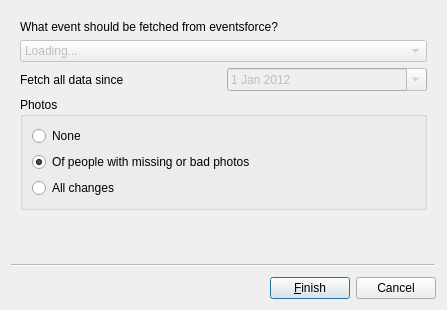
<?xml version="1.0" encoding="UTF-8"?>
<ui version="4.0">
 <class>LoadPeopleWizard</class>
 <widget class="QWizard" name="LoadPeopleWizard">
  <property name="windowModality">
   <enum>Qt::WindowModal</enum>
  </property>
  <property name="geometry">
   <rect>
    <x>0</x>
    <y>0</y>
    <width>447</width>
    <height>310</height>
   </rect>
  </property>
  <property name="windowTitle">
   <string>Load data from eventsforce</string>
  </property>
  <property name="sizeGripEnabled">
   <bool>false</bool>
  </property>
  <property name="modal">
   <bool>true</bool>
  </property>
  <property name="wizardStyle">
   <enum>QWizard::ClassicStyle</enum>
  </property>
  <property name="options">
   <set>QWizard::NoBackButtonOnStartPage</set>
  </property>
  <widget class="QWizardPage" name="wizardPage1">
   <attribute name="pageId">
    <string notr="true">2</string>
   </attribute>
   <layout class="QVBoxLayout" name="verticalLayout">
    <item>
     <widget class="QLabel" name="label">
      <property name="text">
       <string>What event should be fetched from eventsforce?</string>
      </property>
     </widget>
    </item>
    <item>
     <widget class="QComboBox" name="fetch_event">
      <property name="enabled">
       <bool>false</bool>
      </property>
      <item>
       <property name="text">
        <string>Loading...</string>
       </property>
      </item>
     </widget>
    </item>
    <item>
     <layout class="QHBoxLayout" name="horizontalLayout">
      <property name="topMargin">
       <number>0</number>
      </property>
      <item>
       <widget class="QLabel" name="label_5">
        <property name="text">
         <string>Fetch all data since</string>
        </property>
       </widget>
      </item>
      <item>
       <widget class="QDateEdit" name="fetch_since">
        <property name="enabled">
         <bool>false</bool>
        </property>
        <property name="date">
         <date>
          <year>2012</year>
          <month>1</month>
          <day>1</day>
         </date>
        </property>
        <property name="calendarPopup">
         <bool>true</bool>
        </property>
       </widget>
      </item>
     </layout>
    </item>
    <item>
     <widget class="QGroupBox" name="fetch_photos_group">
      <property name="title">
       <string>Photos</string>
      </property>
      <layout class="QVBoxLayout" name="verticalLayout_2">
       <item>
        <widget class="QRadioButton" name="fetch_photos_none">
         <property name="text">
          <string>None</string>
         </property>
         <property name="checked">
          <bool>false</bool>
         </property>
        </widget>
       </item>
       <item>
        <widget class="QRadioButton" name="fetch_photos_missing">
         <property name="text">
          <string>Of people with missing or bad photos</string>
         </property>
         <property name="checked">
          <bool>true</bool>
         </property>
        </widget>
       </item>
       <item>
        <widget class="QRadioButton" name="fetch_photos_all">
         <property name="text">
          <string>All changes</string>
         </property>
        </widget>
       </item>
      </layout>
     </widget>
    </item>
   </layout>
  </widget>
 </widget>
 <resources/>
 <connections/>
</ui>
